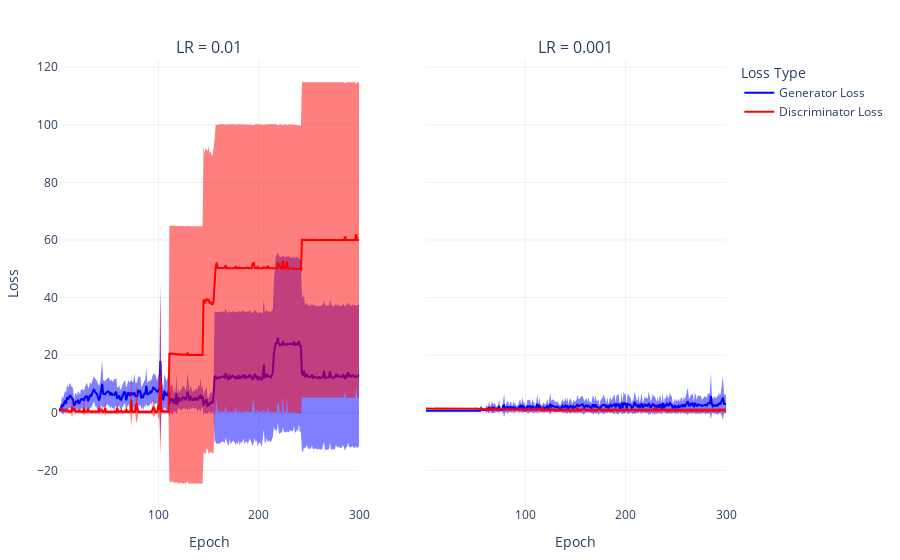

Notebook code for this chart:
### Code cell
import pandas as pd
import plotly.graph_objects as go
from plotly.subplots import make_subplots

# Assume losses_df and losses_df2 have columns: ['Epoch', 'Seed', 'Total Loss', 'Recon Loss', 'KL Loss']

# Compute mean and std per Epoch across seeds
agg1 = losses_01.groupby('Epoch').agg(['mean', 'std']).reset_index()
agg2 = losses_001.groupby('Epoch').agg(['mean', 'std']).reset_index()

# Create subplots
fig = make_subplots(rows=1, cols=2, shared_yaxes=True,
                    subplot_titles=("LR = 0.01", "LR = 0.001"))

# Colors for consistency
colors = {'Generator Loss': 'blue', 'Discriminator Loss': 'red'}

# Plot mean + std as shaded area for losses_df (left)
for loss in ['Generator Loss', 'Discriminator Loss']:

    mean = agg1[(loss, 'mean')]
    std = agg1[(loss, 'std')]
    epochs = agg1['Epoch']

    # Shaded std area
    fig.add_trace(go.Scatter(
        x=epochs.tolist() + epochs[::-1].tolist(),
        y=(mean + std).tolist() + (mean - std)[::-1].tolist(),
        fill='toself',
        fillcolor=colors[loss],
        line=dict(color='rgba(255,255,255,0)'),
        showlegend=False,
        opacity=0.5
    ), row=1, col=1)

    # Mean line
    fig.add_trace(go.Scatter(
        x=epochs,
        y=mean,
        mode='lines',
        name=loss,
        line=dict(color=colors[loss])
    ), row=1, col=1)

# Plot mean + std as shaded area for losses_df2 (right)
for loss in ['Generator Loss', 'Discriminator Loss']:

    mean = agg2[(loss, 'mean')]
    std = agg2[(loss, 'std')]
    epochs = agg2['Epoch']

    fig.add_trace(go.Scatter(
        x=epochs.tolist() + epochs[::-1].tolist(),
        y=(mean + std).tolist() + (mean - std)[::-1].tolist(),
        fill='toself',
        fillcolor=colors[loss],
        line=dict(color='rgba(255,255,255,0)'),
        showlegend=False,
        opacity=0.5
    ), row=1, col=2)

    fig.add_trace(go.Scatter(
        x=epochs,
        y=mean,
        mode='lines',
        line=dict(color=colors[loss]),
        showlegend=False
    ), row=1, col=2)

# Layout and formatting
fig.update_layout(
    template='plotly_white',
    legend_title='Loss Type',
    margin=dict(l=40, r=40, t=60, b=40),
    legend=dict(title_font=dict(size=14), font=dict(size=12))
)

fig.update_xaxes(title_text='Epoch', title_font=dict(size=14), row=1, col=1)
fig.update_xaxes(title_text='Epoch', title_font=dict(size=14), row=1, col=2)
fig.update_yaxes(title_text='Loss', title_font=dict(size=14), row=1, col=1)

fig.update_traces(marker=dict(size=5),
                  line=dict(width=2),
                  hovertemplate='Epoch: %{x}<br>Loss: %{y:.2f}<extra></extra>')

fig.show()

### Figure 1 — Plotly figure (JSON) as saved in the notebook; plotly's stock layout.template omitted (floating-point values rounded to 4 significant figures; data arrays with more than 128 entries replaced by an {"elided": "..."} marker saying what was removed)
{"data": [{"fill": "toself", "fillcolor": "blue", "hovertemplate": "Epoch: %{x}<br>Loss: %{y:.2f}<extra></extra>", "line": {"color": "rgba(255,255,255,0)", "width": 2}, "marker": {"size": 5}, "opacity": 0.5, "showlegend": false, "type": "scatter", "x": {"elided": "600 int values"}, "xaxis": "x", "y": {"elided": "600 float values"}, "yaxis": "y"}, {"hovertemplate": "Epoch: %{x}<br>Loss: %{y:.2f}<extra></extra>", "line": {"color": "blue", "width": 2}, "marker": {"size": 5}, "mode": "lines", "name": "Generator Loss", "type": "scatter", "x": {"elided": "300 int values"}, "xaxis": "x", "y": {"elided": "300 float values"}, "yaxis": "y"}, {"fill": "toself", "fillcolor": "red", "hovertemplate": "Epoch: %{x}<br>Loss: %{y:.2f}<extra></extra>", "line": {"color": "rgba(255,255,255,0)", "width": 2}, "marker": {"size": 5}, "opacity": 0.5, "showlegend": false, "type": "scatter", "x": {"elided": "600 int values"}, "xaxis": "x", "y": {"elided": "600 float values"}, "yaxis": "y"}, {"hovertemplate": "Epoch: %{x}<br>Loss: %{y:.2f}<extra></extra>", "line": {"color": "red", "width": 2}, "marker": {"size": 5}, "mode": "lines", "name": "Discriminator Loss", "type": "scatter", "x": {"elided": "300 int values"}, "xaxis": "x", "y": {"elided": "300 float values"}, "yaxis": "y"}, {"fill": "toself", "fillcolor": "blue", "hovertemplate": "Epoch: %{x}<br>Loss: %{y:.2f}<extra></extra>", "line": {"color": "rgba(255,255,255,0)", "width": 2}, "marker": {"size": 5}, "opacity": 0.5, "showlegend": false, "type": "scatter", "x": {"elided": "600 int values"}, "xaxis": "x2", "y": {"elided": "600 float values"}, "yaxis": "y2"}, {"hovertemplate": "Epoch: %{x}<br>Loss: %{y:.2f}<extra></extra>", "line": {"color": "blue", "width": 2}, "marker": {"size": 5}, "mode": "lines", "showlegend": false, "type": "scatter", "x": {"elided": "300 int values"}, "xaxis": "x2", "y": {"elided": "300 float values"}, "yaxis": "y2"}, {"fill": "toself", "fillcolor": "red", "hovertemplate": "Epoch: %{x}<br>Loss: %{y:.2f}<extra></extra>", "line": {"color": "rgba(255,255,255,0)", "width": 2}, "marker": {"size": 5}, "opacity": 0.5, "showlegend": false, "type": "scatter", "x": {"elided": "600 int values"}, "xaxis": "x2", "y": {"elided": "600 float values"}, "yaxis": "y2"}, {"hovertemplate": "Epoch: %{x}<br>Loss: %{y:.2f}<extra></extra>", "line": {"color": "red", "width": 2}, "marker": {"size": 5}, "mode": "lines", "showlegend": false, "type": "scatter", "x": {"elided": "300 int values"}, "xaxis": "x2", "y": {"elided": "300 float values"}, "yaxis": "y2"}], "layout": {"annotations": [{"font": {"size": 16}, "showarrow": false, "text": "LR = 0.01", "x": 0.225, "xanchor": "center", "xref": "paper", "y": 1, "yanchor": "bottom", "yref": "paper"}, {"font": {"size": 16}, "showarrow": false, "text": "LR = 0.001", "x": 0.775, "xanchor": "center", "xref": "paper", "y": 1, "yanchor": "bottom", "yref": "paper"}], "legend": {"font": {"size": 12}, "title": {"font": {"size": 14}, "text": "Loss Type"}}, "margin": {"b": 40, "l": 40, "r": 40, "t": 60}, "xaxis": {"anchor": "y", "domain": [0, 0.45], "title": {"font": {"size": 14}, "text": "Epoch"}}, "xaxis2": {"anchor": "y2", "domain": [0.55, 1], "title": {"font": {"size": 14}, "text": "Epoch"}}, "yaxis": {"anchor": "x", "domain": [0, 1], "title": {"font": {"size": 14}, "text": "Loss"}}, "yaxis2": {"anchor": "x2", "domain": [0, 1], "matches": "y", "showticklabels": false}}}
